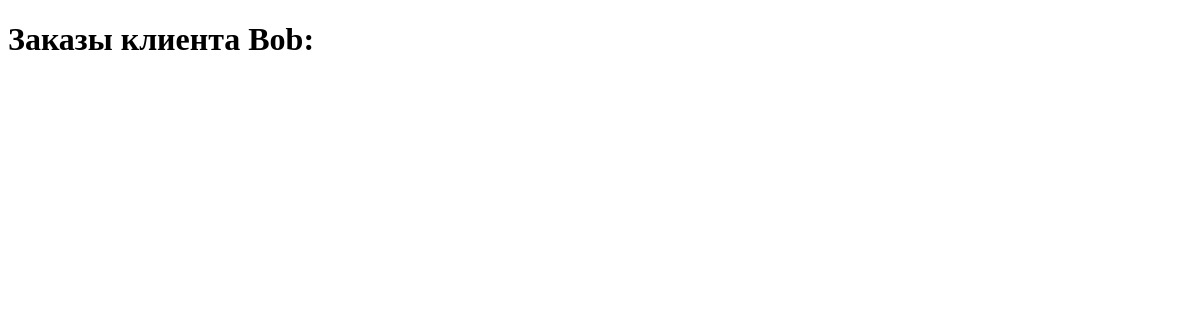
The page /orders/2/ on the database as committed earlier.
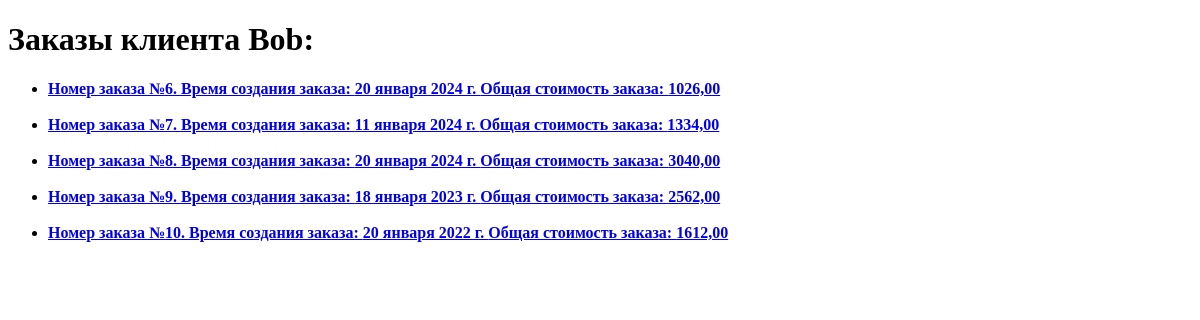
The same page on the database as committed later.
### app_1/models.py (models this page shows, shortened)
class Order(models.Model):
    client = models.ForeignKey(Client, on_delete=models.CASCADE, blank=False)
    products = models.ManyToManyField(Product)
    total_price = models.DecimalField(max_digits=8, decimal_places=2, default=0)
    date_created = models.DateField(default=date.today())

### app_1/views.py (the view)
# urls.py: path('orders/<int:client_id>/', all_client_orders, name='all_client_orders'),
def all_client_orders(request, client_id=1):
    client = Client.objects.get(id=client_id)
    orders = Order.objects.filter(client=client)
    context = {'orders': orders, 'client': client}
    return render(request, 'app_1/all_client_orders.html', context=context)

### app_1/templates/app_1/all_client_orders.html (shortened to what this page needs)
{% extends 'app_1/base.html' %}
{% block content %}
<h1>Заказы клиента {{ client.name }}:</h1>
<ul>
{% for order in orders %}
<li><b><a href="{% url 'products_from_order' order.id %}"> Номер заказа №{{ order.id }}. Время создания заказа: {{ order.date_created }}  Общая стоимость заказа: {{ order.total_price }}</a></b><br>
<br>
{% endfor %}
</ul>
{% endblock %}

Rows that differ between the two databases and show on the page:
added Order: id "6", date_created "20 января 2024 г.", total_price "1026,00"
added Order: id "7", date_created "11 января 2024 г.", total_price "1334,00"
added Order: id "8", date_created "20 января 2024 г.", total_price "3040,00"
added Order: id "9", date_created "18 января 2023 г.", total_price "2562,00"
added Order: id "10", date_created "20 января 2022 г.", total_price "1612,00"
